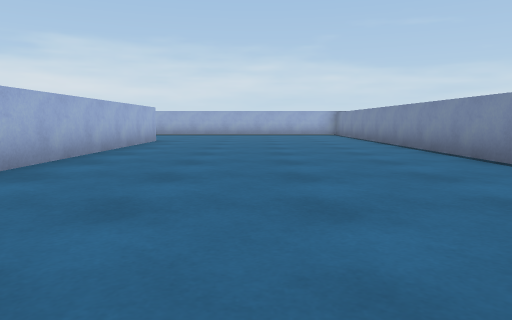
View 1 (above)

22 first-person views from a walk through a Unity game level. The camera is 0.58 m above the floor, tilts 6° down and sees 70° across. The floor is counted in squares, 1 m on a side. Each view is taken from the middle of a square. On the plan, view 1 faces up. The plan holds only what a view shows up to about 10 squares ahead; the rest is blank. The place goes on beyond the plan. Some animated figures are not drawn.

View 2
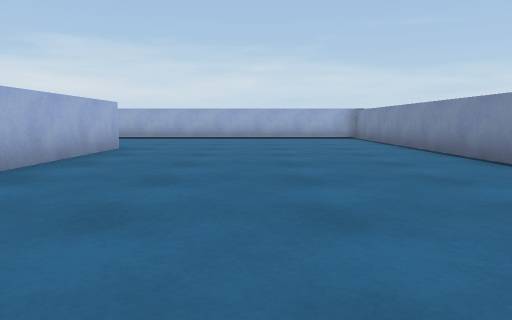

View 3
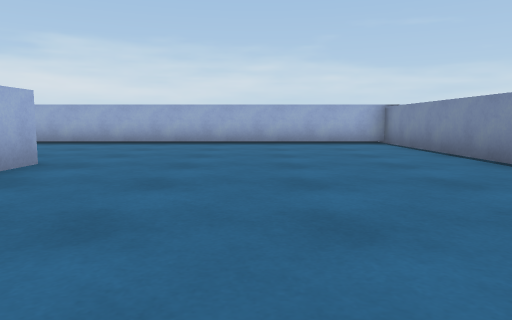

View 4
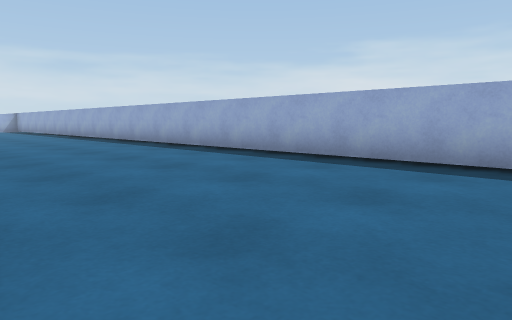

View 5
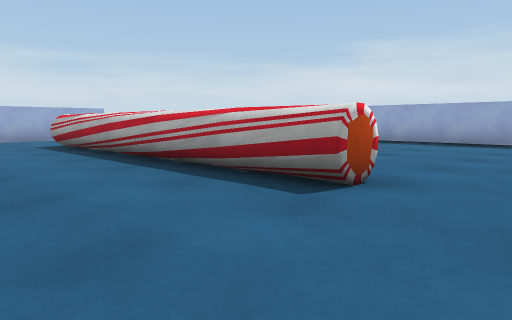

View 6
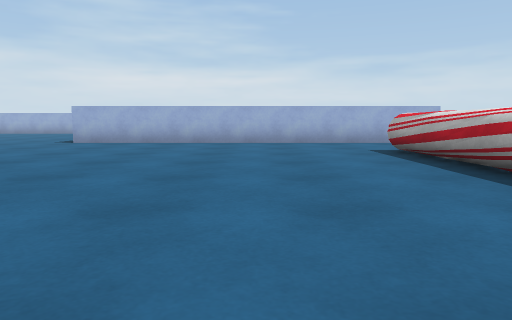

View 7
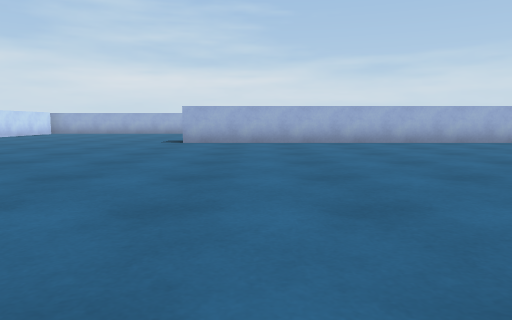

View 8
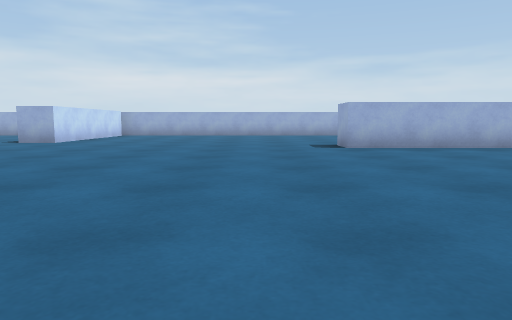

View 9
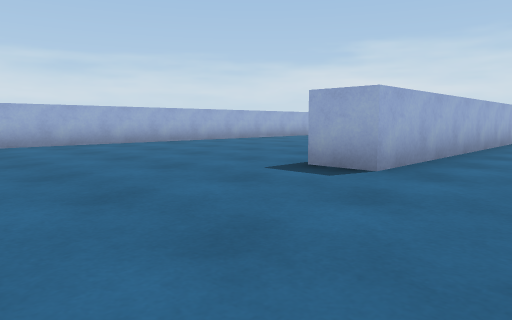

View 10
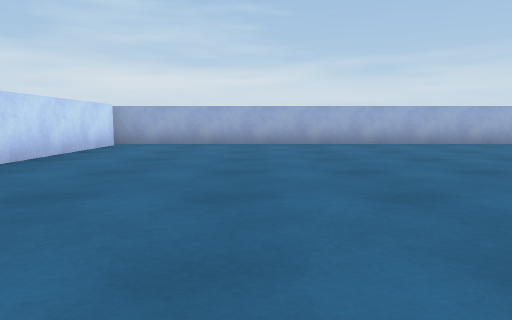

View 11
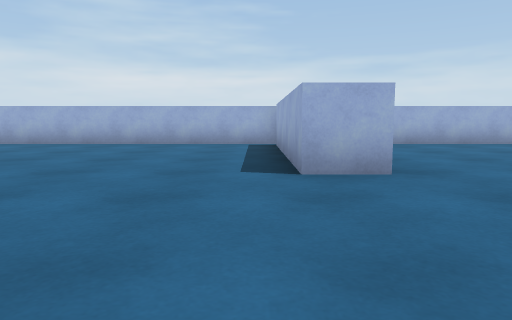

View 12
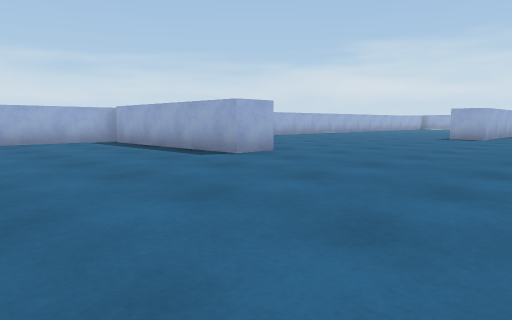

View 13
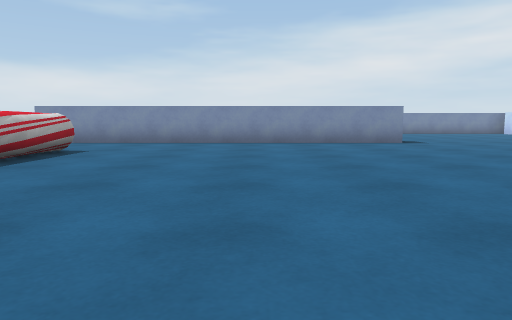

View 14
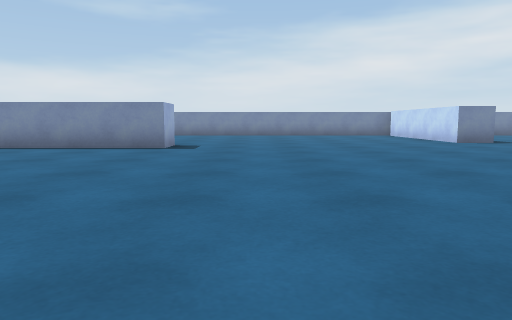

View 15
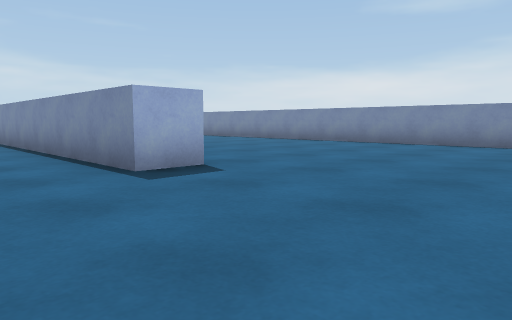

View 16
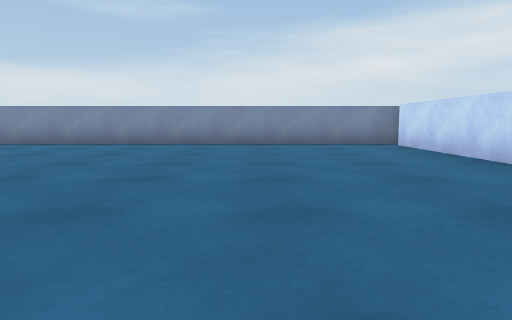

View 17
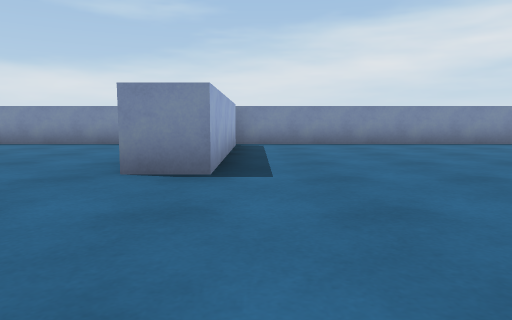

View 18
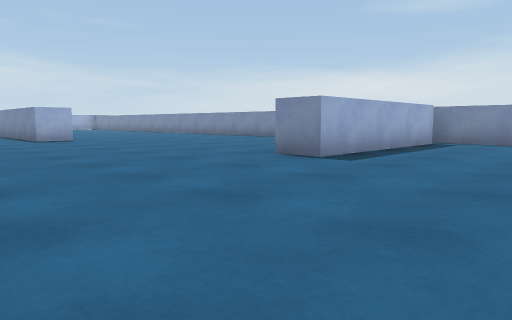

View 19
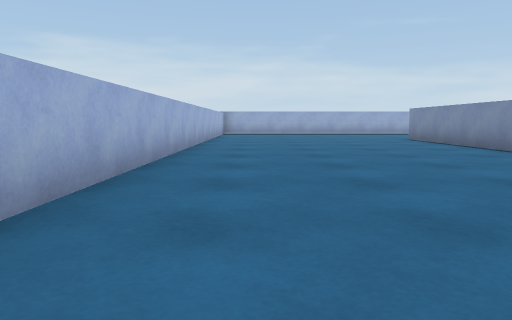

View 20
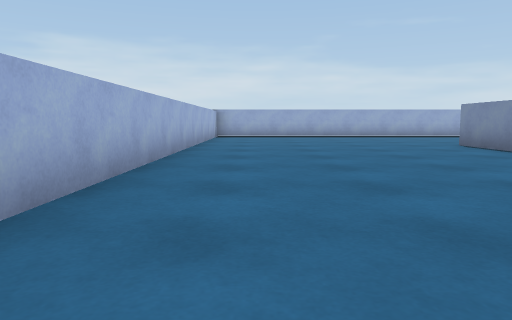

View 21
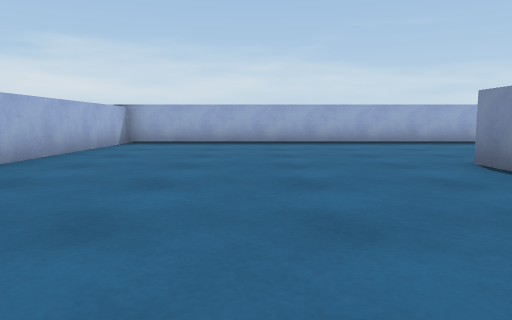

View 22
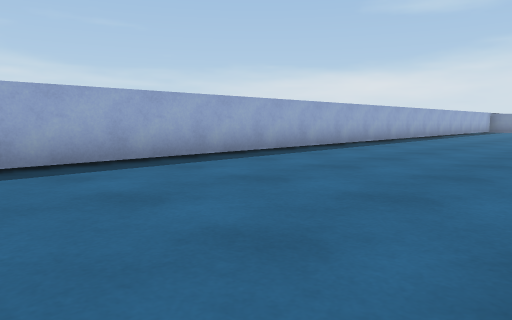

### Floor plan
Points are (right, up) in squares from view 1. A wall is a line through its corners. A room is listed if a view was taken in it or the views show most of it. See-through windows are left out.
Room 1 (views 1, 2, 3, 4, 5, 6, 7, 8, 9, 10, 11, 12, 13, 14, 15, 16, 17, 18, 19, 20, 21, 22)
walls: (-2.9, 1) (-4, 1) (-4, 11); (-18, 6.1) (-18, 11); (-17, 10.6) (-17, 1) (-18, 1); (-3, 11) (-3, 4.2); (-24, -6.5) (-19, -6.5) (-19, -7.5) (-23.8, -7.5); (3, -7.5) (-2, -7.5) (-2, -6.5) (3, -6.5); (3.5, -12.5) (3.5, 16) (-24.5, 16) (-24.5, -12.5)
ways out: gap at (3, -7)
objects: other object (-14, 9) to (-7, 9)

Positions as (right, up) in squares from view 1, and headings:
1: (0, 0), facing up
2: (0, 3), facing up
3: (0, 6), facing up
4: (-1, 11), facing up-left
5: (-5, 6), facing up-left
6: (-7, 6), facing left
7: (-7, 3), facing left
8: (-9, -1), facing left
9: (-15, -3), facing up-left
10: (-15, -3), facing left
11: (-15, -8), facing left
12: (-14, -12), facing up-left
13: (-14, 5), facing right
14: (-12, -1), facing right
15: (-6, -3), facing up-right
16: (-6, -3), facing right
17: (-6, -8), facing right
18: (-7, -11), facing up-right
19: (-23, -1), facing up
20: (-23, 2), facing up
21: (-21, 6), facing up
22: (-19, 11), facing up-right
